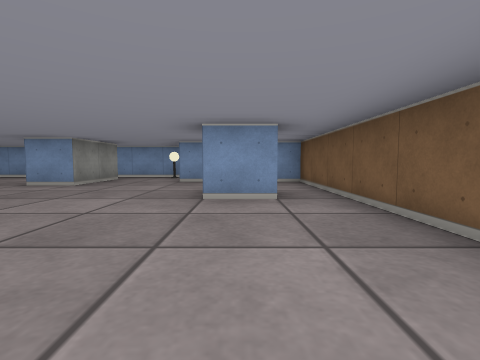
[1] (above)

18 first-person views from a walk through a cub3D ray-caster map. The camera is about half as high as the walls, tilts 4° down and sees 85° across. The floor is counted in squares. Each view is taken from the middle of a square. On the plan, view 1 faces up. The plan holds only what a view shows up to about 9 squares ahead; the rest is blank.

[2]
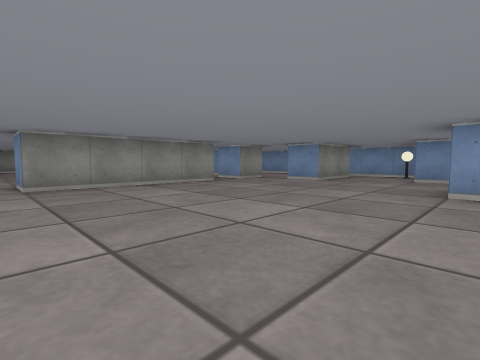

[3]
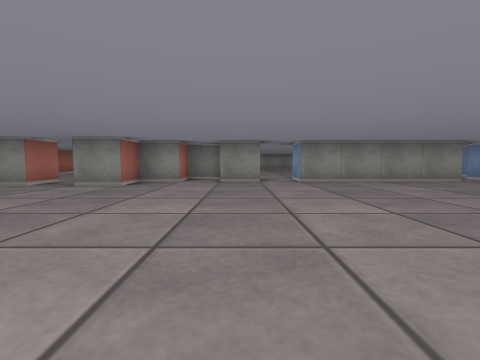

[4]
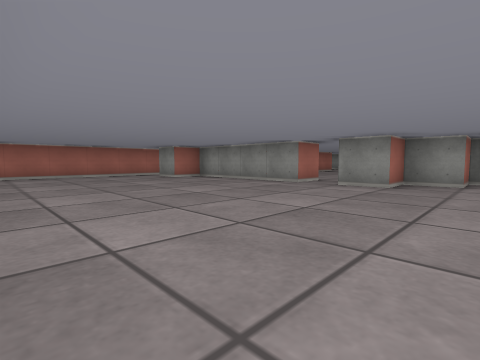

[5]
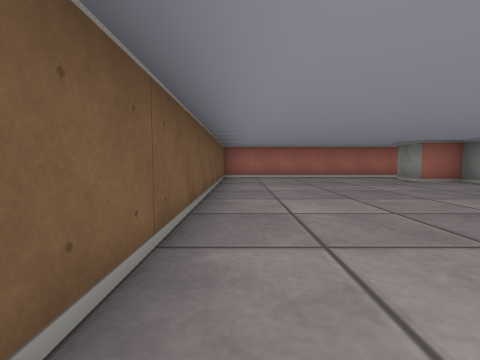

[6]
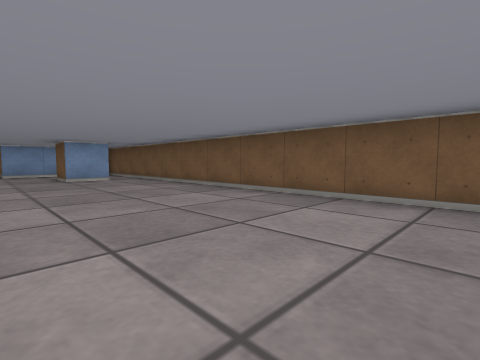

[7]
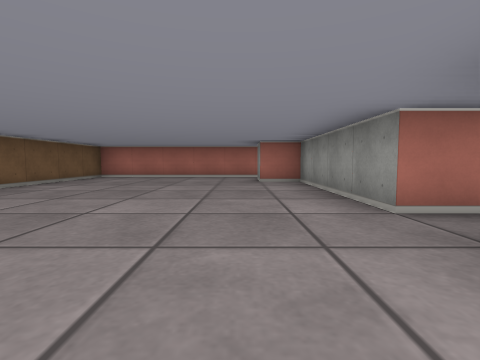

[8]
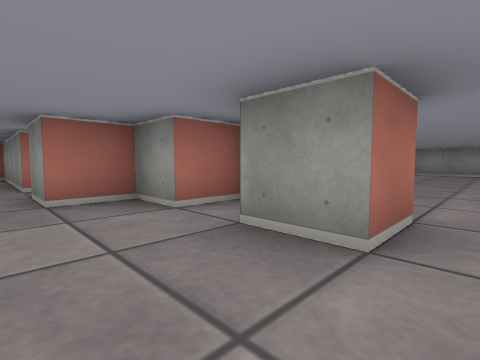

[9]
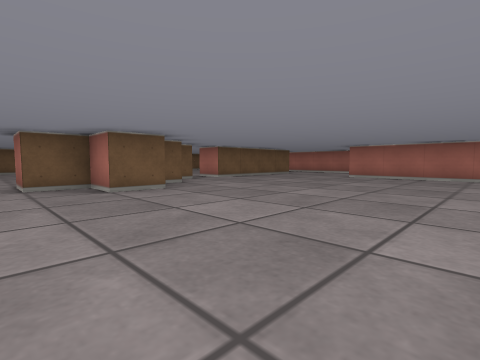

[10]
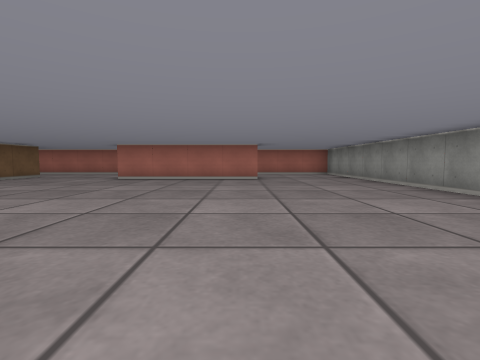

[11]
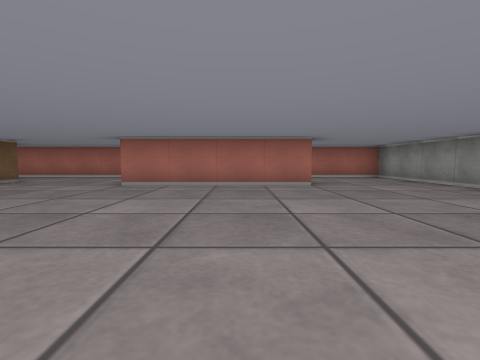

[12]
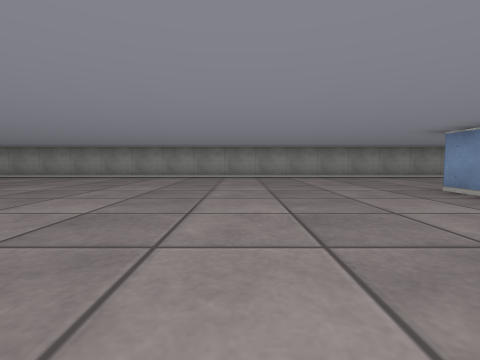

[13]
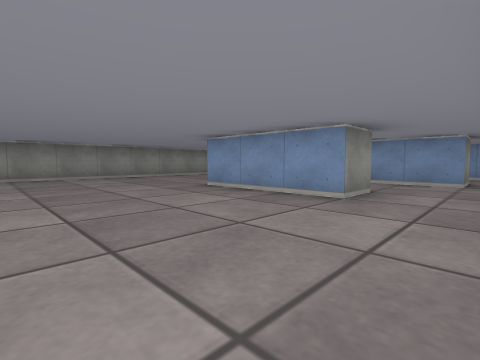

[14]
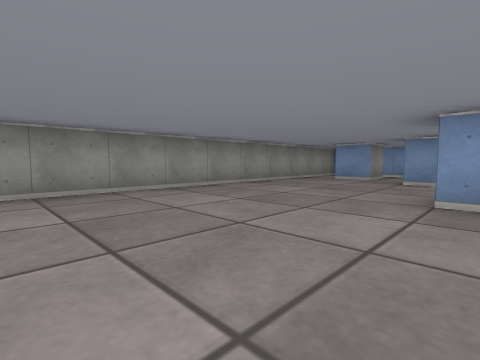

[15]
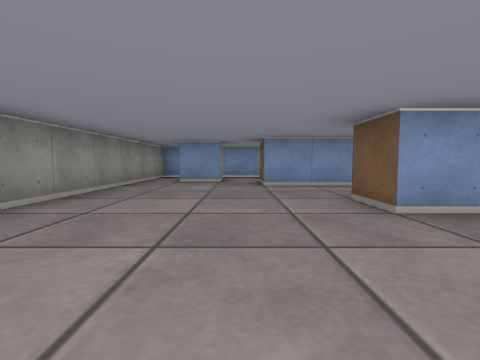

[16]
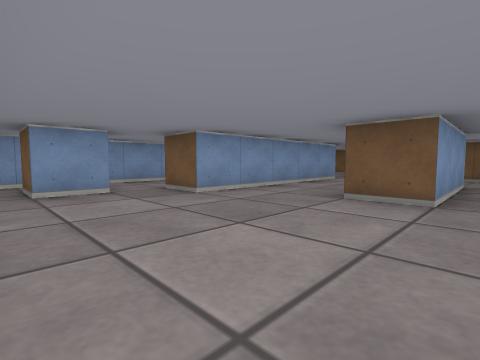

[17]
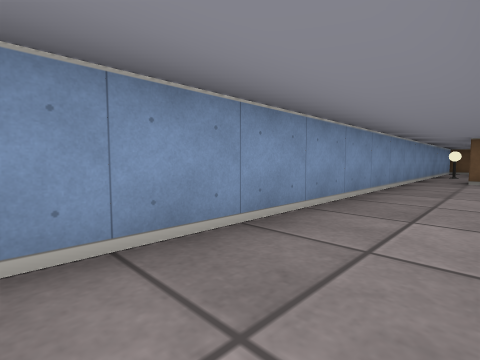

[18]
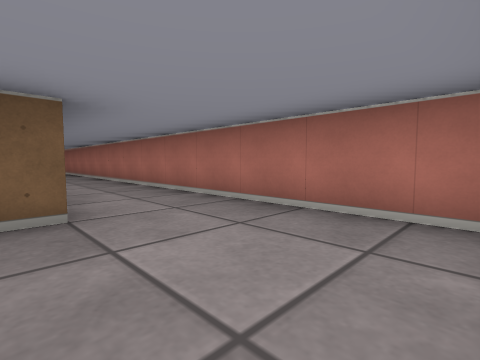

### Floor plan
Ten units are one square. View 1 is at (0, 0); x grows to the right and y downward. Boxes are objects, and circles mark ways between rooms. Rooms are numbered by the first view taken in them; rooms with no view inside come last. Other rooms are left out.
<svg viewBox="-160 -90 180 220">
<path fill="none" stroke="#000" d="M-55 35 -55 45 -45 45 -45 55M-65 25 -65 35M-65 15 -55 15 -55 25M-55 65 -45 65 -45 105 -35 105 -35 115M-55 -24 -55 5 -65 5M6 -35 -5 -35 -5 -45M-35 -64 -35 -55 -45 -55M-55 125 15 125 15 -65 -15 -65M-75 36 -75 25 -65 25 -65 15M-65 45 -65 40M-85 -35 -85 -25 -115 -25 -115 -35M-65 -22 -65 -28M-55 56 -55 51M-126 95 -85 95M-55 74 -55 65M-55 -36 -55 -24M-125 106 -125 100M-75 -65 -75 -55 -125 -55 -125 -65M-55 -55 -55 -45 -65 -45M-135 -75 -135 -65 -145 -65 -145 -75M-55 105 -55 90M-45 -85 -155 -85 -155 125 -55 125M-35 -76 -35 -64M-8 -85 -45 -85"/>
<rect x="-25" y="-85" width="10" height="10" fill="#bbb"><title>lamp</title></rect>
<circle cx="-42" cy="-35" r="3" fill="#2a7"/>
<circle cx="-45" cy="120" r="3" fill="#2a7"/>
<circle cx="-50" cy="60" r="3" fill="#2a7"/>
<circle cx="-60" cy="10" r="3" fill="#2a7"/>
<circle cx="-25" cy="-70" r="3" fill="#2a7"/>
<circle cx="-40" cy="-80" r="3" fill="#2a7"/>
<text x="-20" y="30">1</text>
<text x="-110" y="20">2</text>
<text x="-30" y="-80">3</text>
</svg>
Room 1 opens to room 2. Room 1 opens to room 3. Room 2 opens to room 3.

Where each view was taken, in squares from view 1:
view 1: 0 up, 0 right, facing up
view 2: 1 down, 0 right, facing up-left
view 3: 2 down, 1 right, facing left
view 4: 3 down, 1 right, facing down-left
view 5: 4 down, 1 right, facing down
view 6: 4 down, 2 left, facing up-right
view 7: 4 down, 3 left, facing down
view 8: 1 down, 4 left, facing down-left
view 9: 1 down, 12 left, facing down-right
view 10: 2 down, 12 left, facing down
view 11: 4 down, 11 left, facing down
view 12: 1 down, 7 left, facing left
view 13: 1 down, 7 left, facing up-left
view 14: 1 down, 11 left, facing up-left
view 15: 0 up, 13 left, facing up
view 16: 2 up, 15 left, facing up-right
view 17: 7 up, 12 left, facing up-right
view 18: 10 down, 15 left, facing down-right
